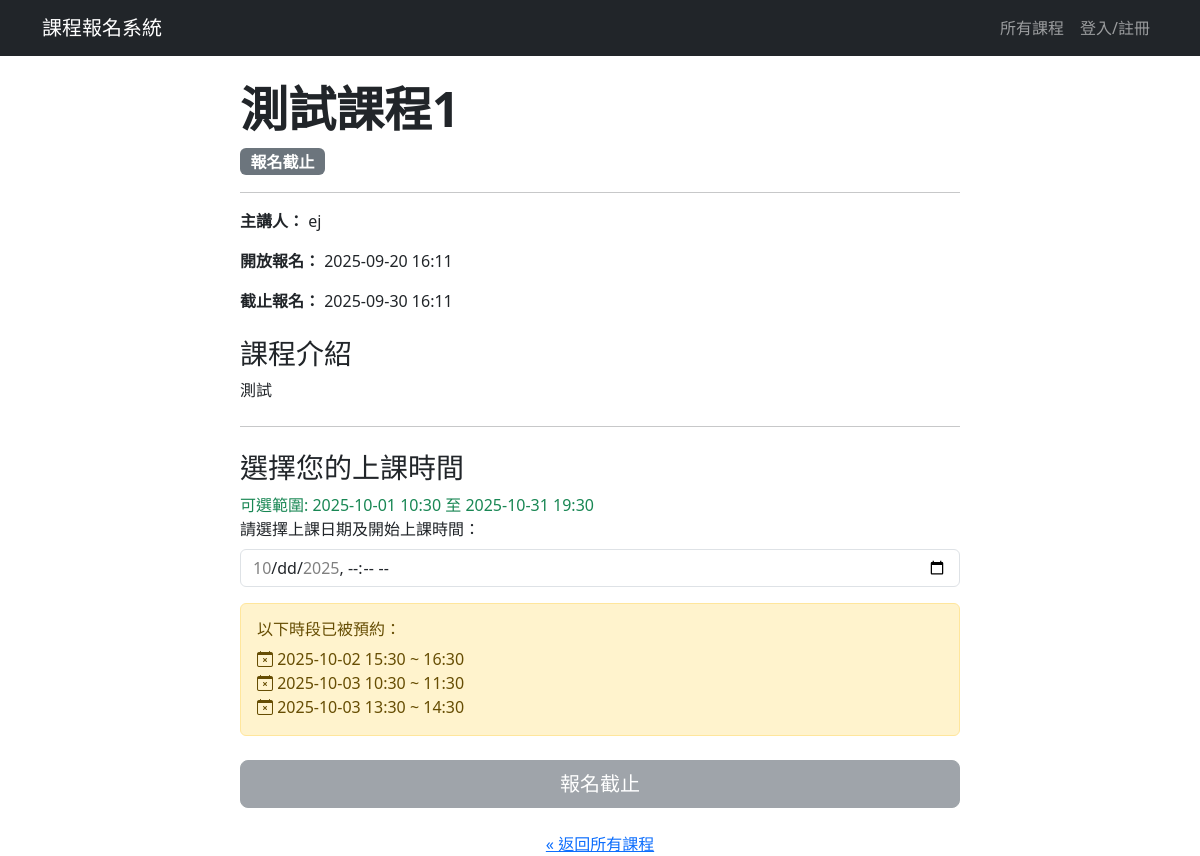
Before: /course/1 with the older database file.
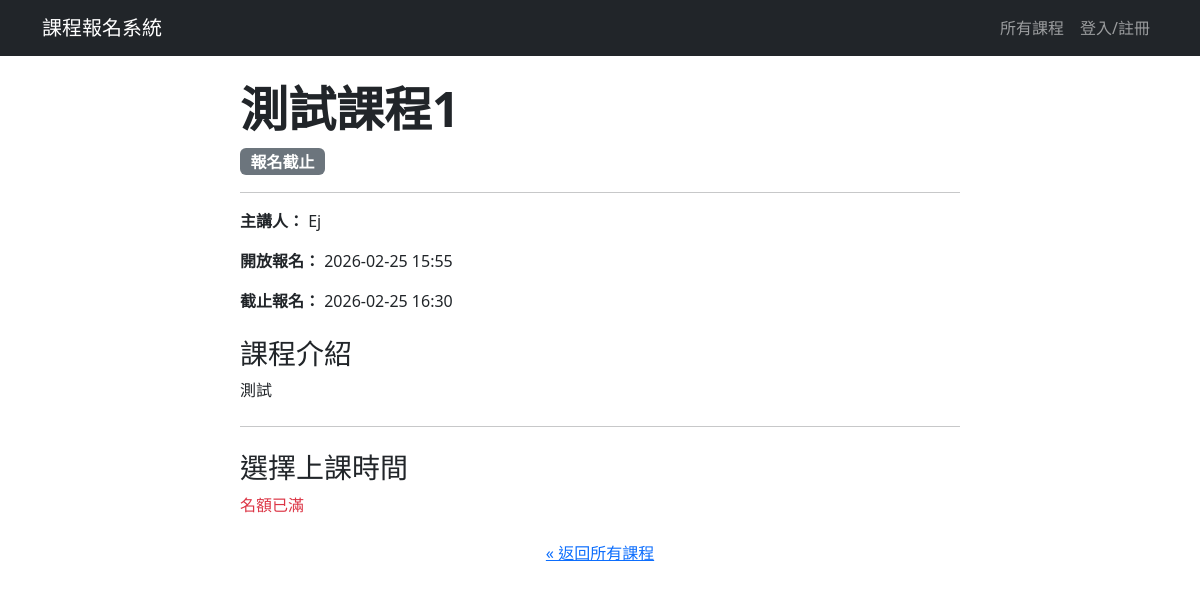
After: the same page with the newer database file.
### app.py (models this page shows)
class Course(db.Model):
    __tablename__ = 'course' # 建議明確指定表名
    id = db.Column(db.Integer, primary_key=True)
    name = db.Column(db.String(120), nullable=False)
    description = db.Column(db.Text, nullable=False) # 課程描述
    speaker_info = db.Column(db.String(200)) # 講者資訊
    has_time_slots = db.Column(db.Boolean, default=False, nullable=False) # 是否有梯次
    status = db.Column(db.String(20), default='尚未開放') # 課程狀態：尚未開放、報名中、報名截止
    registration_start_time = db.Column(db.DateTime, nullable=False) # 報名開始時間
    registration_end_time = db.Column(db.DateTime, nullable=False) # 報名截止時間
    allow_user_to_choose_time = db.Column(db.Boolean, default=False, nullable=False) # 是否允許使用者自選時間
    duration_hours = db.Column(db.Float, nullable=True, default=1) # 新增：上課時數欄位
    user_choice_start_date = db.Column(db.Date, nullable=True) # 自選時間的可選起始日
    user_choice_end_date = db.Column(db.Date, nullable=True) # 自選時間的可選結束日
    user_choice_start_time_of_day = db.Column(db.Time, nullable=True) # 自選時間的每日可選起始時間
    user_choice_end_time_of_day = db.Column(db.Time, nullable=True) # 自選時間的每日可選結束時間
    __table_args__ = {'extend_existing': True} # 避免重複定義表格錯誤
    files = db.relationship('CourseFile', backref='course', lazy=True, cascade="all, delete-orphan") # 課程有多個檔案，刪除課程時也刪除相關檔案
    time_slots = db.relationship('TimeSlot', backref='course', lazy=True, cascade="all, delete-orphan") # 課程有多個梯次，刪除課程時也刪除相關梯次

class TimeSlot(db.Model):
    __tablename__ = 'time_slot'
    id = db.Column(db.Integer, primary_key=True)
    slot_start_time = db.Column(db.DateTime, nullable=False)
    slot_end_time = db.Column(db.DateTime, nullable=False)
    capacity = db.Column(db.Integer, nullable=False, default=999) # 梯次名額
    booked_count = db.Column(db.Integer, default=0) # 已報名人數
    course_id = db.Column(db.Integer, db.ForeignKey('course.id'), nullable=False) # 課程ID 外鍵，參考 Course 表
    __table_args__ = {'extend_existing': True} # 避免重複定義表格錯誤

### app.py (the view)
@app.route('/course/<int:course_id>')
def course_detail(course_id):
    check_course_status()
    course = db.session.get(Course, course_id)
    if not course:
        abort(404)
    available_slots = []
    if course.has_time_slots:
        available_slots = TimeSlot.query.filter(
            TimeSlot.course_id == course.id,
            TimeSlot.booked_count < TimeSlot.capacity
        ).order_by(TimeSlot.slot_start_time).all()
    is_registered = False
    if current_user.is_authenticated:
        user_reg = Registration.query.join(TimeSlot).filter(
            Registration.user_id == current_user.id,
            TimeSlot.course_id == course.id
        ).first()
        is_registered = user_reg is not None
    booked_slots_display = []
    booked_slots_iso = []
    if course.allow_user_to_choose_time:
        booked_slots_query = TimeSlot.query.filter_by(
            course_id=course.id, capacity=1
        ).order_by(TimeSlot.slot_start_time).all()
        booked_slots_display = booked_slots_query
        booked_slots_iso = [slot.slot_start_time.isoformat() for slot in booked_slots_query]
    user_choice_start_datetime = None
    user_choice_end_datetime = None
    if course.allow_user_to_choose_time and course.user_choice_start_date and course.user_choice_start_time_of_day:
        user_choice_start_datetime = datetime.combine(course.user_choice_start_date, course.user_choice_start_time_of_day)
    if course.allow_user_to_choose_time and course.user_choice_end_date and course.user_choice_end_time_of_day:
        user_choice_end_datetime = datetime.combine(course.user_choice_end_date, course.user_choice_end_time_of_day)
    return render_template(
        'course_detail.html',
        course=course,
        is_registered=is_registered,
        available_slots=available_slots,
        user_choice_start_datetime=user_choice_start_datetime,
        user_choice_end_datetime=user_choice_end_datetime,
        booked_user_choice_slots=booked_slots_display,
        booked_slots_iso=booked_slots_iso
    )

### templates/course_detail.html (shortened to what this page needs)
{% extends "layout.html" %}
{% block content %}
<div class="container mt-4">
    <div class="row">
        <div class="col-lg-8 mx-auto">
            <h2 class="display-5 fw-bold">{{ course.name }}</h2>
            <p class="lead">
                {% if course.status == '報名中' %}
                    <span class="badge bg-success fs-6">報名中</span>
                {% elif course.status == '尚未開放' %}
                    <span class="badge bg-warning text-dark fs-6 ">尚未開放</span>
                {% else %}
                    <span class="badge bg-secondary fs-6">報名截止</span>
                {% endif %}
            </p>
            <hr>
            <p><strong>主講人：</strong> {{ course.speaker_info }}</p>
            <p><strong>開放報名：</strong> {{ course.registration_start_time.strftime('%Y-%m-%d %H:%M') }}</p>
            <p><strong>截止報名：</strong> {{ course.registration_end_time.strftime('%Y-%m-%d %H:%M') }}</p>
            <h3 class="mt-4">課程介紹</h3>
            <div style="white-space: pre-wrap;">{{ course.description }}</div>
        <hr class="my-4">
        {% if course.has_time_slots and not course.allow_user_to_choose_time %}
            <h3 class="mt-4">選擇上課時間</h3>
            {% if available_slots %}
                <div class="list-group" id="slot-selection">
                {% for slot in available_slots %}
                    <label class="list-group-item">
                        <input class="form-check-input me-1" type="radio" name="time_slot_id" value="{{ slot.id }}">
                        {{ slot.slot_start_time.strftime('%Y-%m-%d %H:%M') }} ~ {{ slot.slot_end_time.strftime('%H:%M') }} (剩餘名額: {{ slot.capacity - slot.booked_count }})
                    </label>
                {% endfor %}
                </div>
            <div class="d-grid gap-2 mt-3">
                {% if course.status != '報名中' %}
                    <button class="btn btn-secondary btn-lg" disabled>{{ course.status }}</button>
                {% else %}
                    {% if current_user.is_authenticated %}
                        {% if is_registered %}
                            <button class="btn btn-outline-secondary btn-lg" disabled>您已報名</button>
                        {% else %}
                            <button class="btn btn-primary btn-lg" onclick="handleRegistration()">立即報名</button>
                        {% endif %}
                    {% else %}
                        <button class="btn btn-primary btn-lg" onclick="promptLogin()">立即報名</button>
                    {% endif %}
                {% endif %}
            </div>
            {% else %}
                <p class="text-danger">名額已滿</p>
            {% endif %}
        {% elif course.allow_user_to_choose_time %}
            <h3 class="mt-4">選擇您的上課時間</h3>
            <div class="mb-3">
                <div class="form-text text-success fs-6">
                    可選範圍: {{ user_choice_start_datetime.strftime('%Y-%m-%d %H:%M') if user_choice_start_datetime }} 至 {{ user_choice_end_datetime.strftime('%Y-%m-%d %H:%M') if user_choice_end_datetime }}
                </div>
                <label for="user_selected_time" class="form-label">請選擇上課日期及開始上課時間：</label>
                <input type="datetime-local" id="user_selected_time" name="user_selected_time" class="form-control"
                       step="1800"
                       data-booked-slots='{{ booked_slots_iso|tojson|safe }}'
                       min="{{ user_choice_start_datetime.strftime('%Y-%m-%dT%H:%M') if user_choice_start_datetime else '' }}"
                       max="{{ user_choice_end_datetime.strftime('%Y-%m-%dT%H:%M') if user_choice_end_datetime else '' }}" required>
            </div>
            <div class="d-grid gap-2 mt-3">
                {% if booked_user_choice_slots %}
                <div class="alert alert-warning" role="alert">
                    <h6 class="alert-heading">以下時段已被預約：</h6>
                    <ul class="list-unstyled mb-0">
                        {% for slot in booked_user_choice_slots %}
                        <li>
                            <i class="bi bi-calendar-x"></i>
                            {{ slot.slot_start_time.strftime('%Y-%m-%d %H:%M') }} ~
                            {% if slot.slot_start_time.date() == slot.slot_end_time.date() %}
                                {{ slot.slot_end_time.strftime('%H:%M') }}
                            {% else %}
                                {{ slot.slot_end_time.strftime('%Y-%m-%d %H:%M') }}
                            {% endif %}
                        </li>
                        {% endfor %}
                    </ul>
                </div>
                {% endif %}
                {% if course.status != '報名中' %}
                    <button class="btn btn-secondary btn-lg" disabled>{{ course.status }}</button>
                {% elif not current_user.is_authenticated %}
                    <button class="btn btn-primary btn-lg" onclick="promptLogin()">立即報名</button>
                {% elif is_registered %}
                     <button class="btn btn-outline-secondary btn-lg" disabled>您已報名</button>
                {% else %}
                     <button class="btn btn-primary btn-lg" onclick="handleRegistration()">立即報名</button>
                {% endif %}
            </div>
        {% else %}
            <div class="d-grid gap-2">
                <p class="text-muted">本課程目前未開放時間選擇。</p>
            </div>
        {% endif %}
        <div class="text-center mt-4">
            <a href="{{ url_for('index') }}">&laquo; 返回所有課程</a>
        </div>
        </div>
    </div>
</div>
{% endblock %}

### templates/layout.html (shortened to what this page needs)
<!doctype html>
<html lang="zh-Hant">
<head>
    <link href="https://cdn.jsdelivr.net/npm/bootstrap@5.3.3/dist/css/bootstrap.min.css" rel="stylesheet">
    <link rel="stylesheet" href="https://cdn.jsdelivr.net/npm/bootstrap-icons@1.11.3/font/bootstrap-icons.min.css">
    <link rel="stylesheet" href="{{ url_for('static', filename='css/style.css') }}">
</head>
<body class="{% block body_class %}{% endblock %}">
    <nav class="navbar navbar-expand-lg {% block navbar_classes %}navbar-dark bg-dark{% endblock %}">
        <div class="container">
            <a class="navbar-brand" href="{{ url_for('index') }}">課程報名系統</a>
            <div class="collapse navbar-collapse" id="navbarNav">
                <ul class="navbar-nav ms-auto">
                    <li class="nav-item">
                        <a class="nav-link" href="{{ url_for('index') }}">所有課程</a>
                    </li>
                    {% if current_user.is_authenticated %}
                        <li class="nav-item">
                            <a class="nav-link" href="{{ url_for('my_courses') }}">我報名的課</a>
                        </li>
                        {% if current_user.is_admin %}
                        <li class="nav-item">
                            <a class="nav-link" href="{{ url_for('admin_dashboard') }}">後台管理</a>
                        </li>
                        {% endif %}
                        <li class="nav-item dropdown">
                            <a class="nav-link dropdown-toggle" href="#" role="button" data-bs-toggle="dropdown" aria-expanded="false">
                                你好, {{ current_user.username }}
                                {% if current_user.needs_password_change %}
                                    <i class="bi bi-exclamation-triangle text-warning ms-1"></i>
                                {% endif %}
                            </a>
                            <ul class="dropdown-menu">
                                <li>
                                    <a class="dropdown-item" href="{{ url_for('change_password') }}">
                                        {% if current_user.needs_password_change %}
                                            <i class="bi bi-exclamation-triangle text-warning me-1"></i>
                                        {% endif %}
                                        修改密碼
                                    </a>
                                </li>
                            </ul>
                        </li>
                         <li class="nav-item">
                            <a class="nav-link" href="{{ url_for('logout') }}">登出</a>
                        </li>
                    {% else %}
                        <li class="nav-item">
                            <a class="nav-link" href="{{ url_for('login') }}">登入/註冊</a>
                        </li>
                    {% endif %}
                </ul>
            </div>
        </div>
    </nav>
    <main class="container mt-4">
        {% block content %}{% endblock %}
    </main>
</body>
</html>

Changed rows visible on the page:
removed TimeSlot: slot_start_time "2025-10-02 15:30", slot_end_time "16:30"
removed TimeSlot: slot_start_time "2025-10-03 10:30", slot_end_time "11:30"
no longer on this page (row edited): TimeSlot: slot_start_time "2025-10-03 13:30", slot_end_time "14:30"
changed Course "測試課程1": speaker_info "ej" → "Ej"; registration_start_time "2025-09-20 16:11" → "2026-02-25 15:55"; registration_end_time "2025-09-30 16:11" → "2026-02-25 16:30"; has_time_slots False → True (drawn); status "報名截止" → (not shown)
Other visible differences:
text no longer shown: "選擇您的上課時間 可選範圍: 2025-10-01 10:30 至 2025-10-31 19:30 請選擇上課日期及開始上課時間： 以下時段已被預約："
text now shown: "選擇上課時間 名額已滿"
